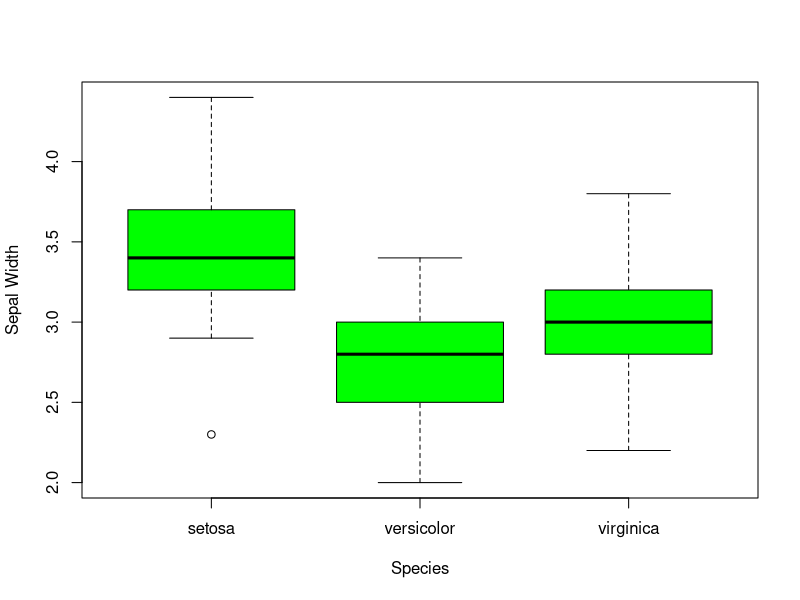

Recreate this plot in R.
## ---- chunk 1
library(ggplot2)
data(iris)
boxplot(Sepal.Width ~ Species, data = iris, outline = TRUE, xlab="Species", ylab="Sepal Width", col="green")
